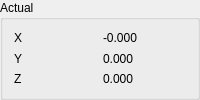
     <widget class="QGroupBox" name="groupBox_2">
      <property name="minimumSize">
       <size>
        <width>100</width>
        <height>0</height>
       </size>
      </property>
      <property name="title">
       <string>Actual</string>
      </property>
      <layout class="QGridLayout" name="gridLayout_3">
       <item row="0" column="0">
        <widget class="QLabel" name="label_4">
         <property name="text">
          <string>X</string>
         </property>
        </widget>
       </item>
       <item row="0" column="1">
        <widget class="QLabel" name="actual_lb_x">
         <property name="text">
          <string>-0.000</string>
         </property>
        </widget>
       </item>
       <item row="1" column="0">
        <widget class="QLabel" name="label_5">
         <property name="text">
          <string>Y</string>
         </property>
        </widget>
       </item>
       <item row="1" column="1">
        <widget class="QLabel" name="actual_lb_y">
         <property name="text">
          <string>0.000</string>
         </property>
        </widget>
       </item>
       <item row="2" column="0">
        <widget class="QLabel" name="label_6">
         <property name="text">
          <string>Z</string>
         </property>
        </widget>
       </item>
       <item row="2" column="1">
        <widget class="QLabel" name="actual_lb_z">
         <property name="text">
          <string>0.000</string>
         </property>
        </widget>
       </item>
      </layout>
     </widget>
